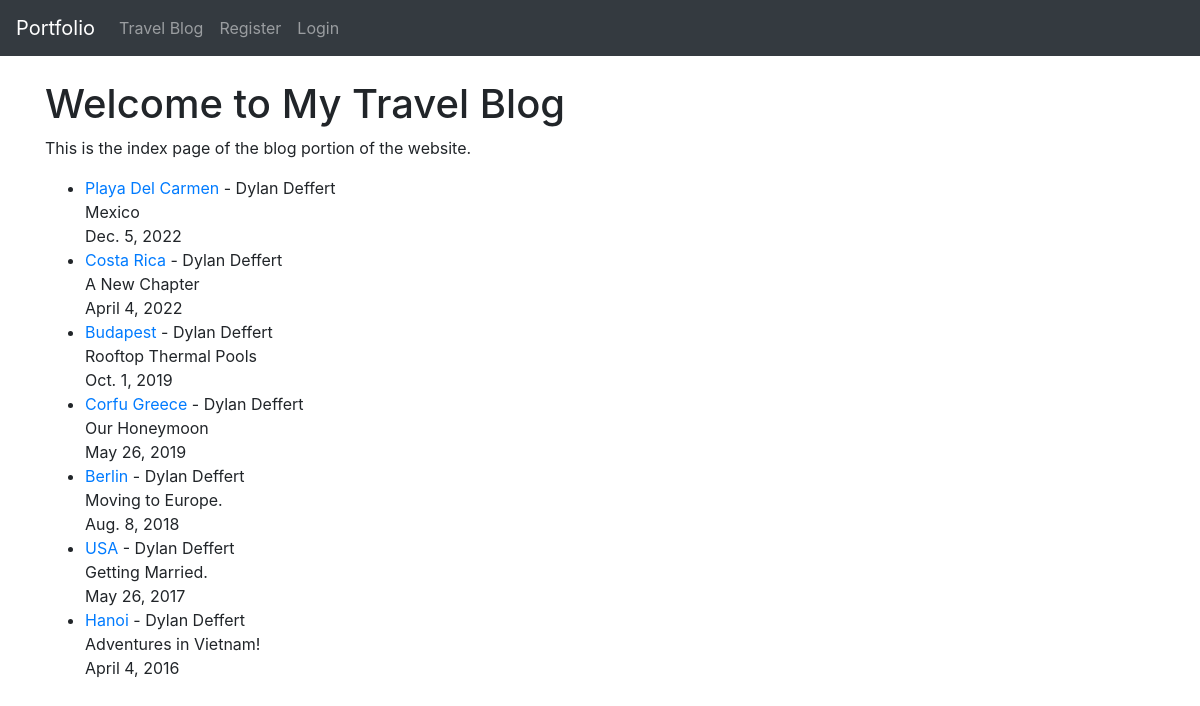
The app's page /travelblog, older data.
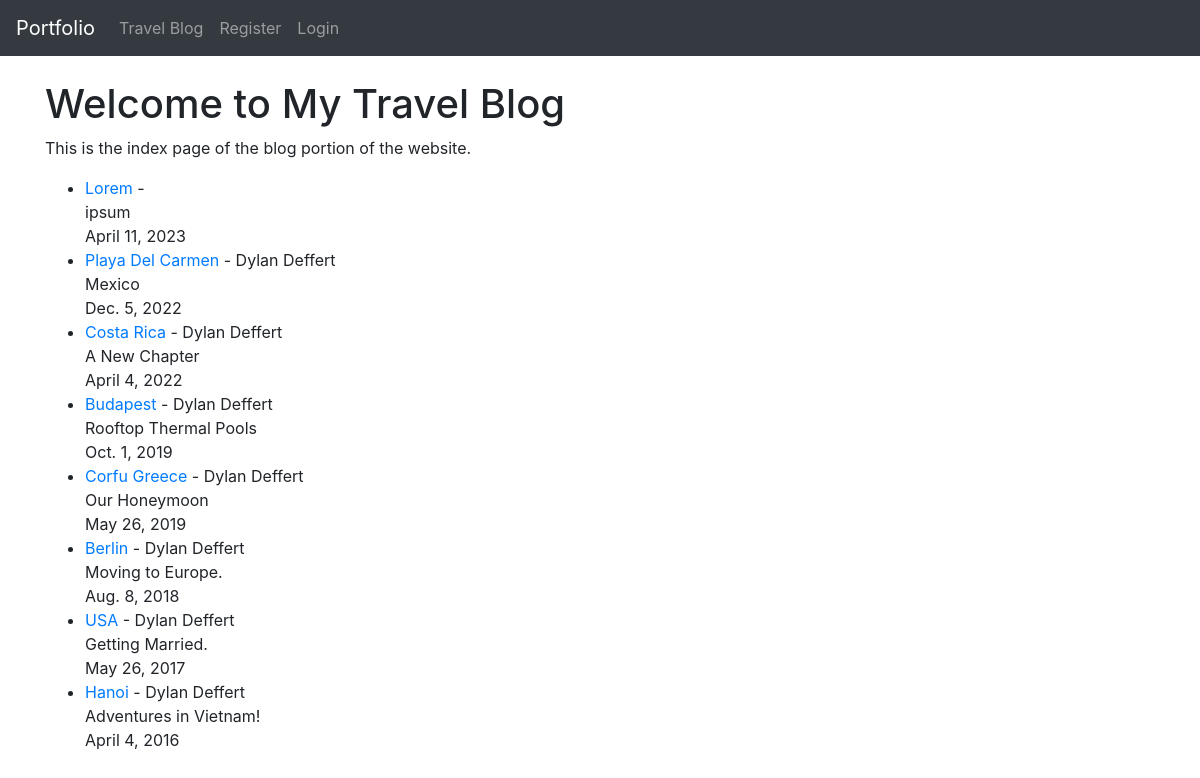
The same page, newer data.
### portfolio/models.py (models this page shows, shortened)
class Post(models.Model):
    title = models.CharField(max_length=255)
    author = models.ForeignKey(User, on_delete=models.CASCADE)
    body = RichTextField(blank=True, null=True)
    summary = models.CharField(max_length=255)
    adventure_date = models.DateField()
    published = models.DateTimeField(default=datetime.now)
    likes = models.ManyToManyField(User, related_name='blog_post')

### portfolio/views.py (the view)
# urls.py: path('travelblog', HomeView.as_view(), name='blog'),
class HomeView(ListView):
    model = Post
    template_name = 'travel_blog.html'
    ordering = ['-id']

### templates/travel_blog.html (shortened to what this page needs)
<!DOCTYPE html>
<html>
<head>
</head>
<body>
    {% extends 'base.html' %}
    {% block content %}
	<h1>Welcome to My Travel Blog</h1>
	<p>This is the index page of the blog portion of the website. </p>
    <div>
        <ul>
        {% for post in object_list %}
            <li><a href="{% url 'article_detail' pk=post.pk %}">{{ post.title }}</a> - {{ post.author.first_name }} {{ post.author.last_name }}<br/>
            {{ post.summary }}</li>  {{ post.adventure_date }}<br/>
        {% endfor %}
        </ul>
    </div>
    {% endblock %}

### templates/base.html (shortened to what this page needs)
<!doctype html>
<html lang="en">
  <head>
    <link rel="stylesheet" href="https://cdn.jsdelivr.net/npm/bootstrap@4.3.1/dist/css/bootstrap.min.css">
  </head>
  <body>
    <nav class="navbar navbar-expand-lg navbar-dark bg-dark">
      <a class="navbar-brand" href="{% url 'home' %}">Portfolio</a>
      <div class="collapse navbar-collapse" id="navbarSupportedContent">
        <ul class="navbar-nav mr-auto">
          <li class="nav-item">
            <a class="nav-link" href="{% url 'blog' %}">Travel Blog</a>
          </li>
          {% if user.is_authenticated %}
            <li class="nav-item">
              <a class="nav-link" href="{% url 'addpost' %}">New Post</a>
            </li>
            <li class="nav-item">
              <a class="nav-link" href="{% url 'logout' %}">Logout</a>
            </li>
            <li class="nav-item">
              <a class="nav-link" href="{% url 'edit_profile' %}">Edit Profile</a>
            </li>
          {% else %}
          <li class="nav-item">
            <a class="nav-link" href="{% url 'register' %}">Register</a>
          </li>
          <li class="nav-item">
            <a class="nav-link" href="{% url 'login' %}">Login</a>
          </li>
          {% endif %}
        </ul>
      </div>
    </nav>
    <br/>
    <div class="container">
    {% block content %}
    {% endblock %}
    </div>
  </body>
</html>

Row changes from the older to the newer data that the page shows:
added Post: title "Lorem", summary "ipsum", adventure_date "April 11, 2023"
